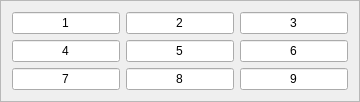
         <widget class="QFrame" name="frame_carre_7">
          <property name="styleSheet">
           <string notr="true"/>
          </property>
          <property name="frameShape">
           <enum>QFrame::StyledPanel</enum>
          </property>
          <property name="frameShadow">
           <enum>QFrame::Raised</enum>
          </property>
          <layout class="QGridLayout" name="gridLayout_27">
           <item row="2" column="0">
            <widget class="QLineEdit" name="l73">
             <property name="text">
              <string>7</string>
             </property>
             <property name="maxLength">
              <number>1</number>
             </property>
             <property name="alignment">
              <set>Qt::AlignCenter</set>
             </property>
            </widget>
           </item>
           <item row="1" column="2">
            <widget class="QLineEdit" name="l66">
             <property name="text">
              <string>6</string>
             </property>
             <property name="maxLength">
              <number>1</number>
             </property>
             <property name="alignment">
              <set>Qt::AlignCenter</set>
             </property>
            </widget>
           </item>
           <item row="2" column="2">
            <widget class="QLineEdit" name="l75">
             <property name="text">
              <string>9</string>
             </property>
             <property name="maxLength">
              <number>1</number>
             </property>
             <property name="alignment">
              <set>Qt::AlignCenter</set>
             </property>
            </widget>
           </item>
           <item row="1" column="1">
            <widget class="QLineEdit" name="l65">
             <property name="text">
              <string>5</string>
             </property>
             <property name="maxLength">
              <number>1</number>
             </property>
             <property name="alignment">
              <set>Qt::AlignCenter</set>
             </property>
            </widget>
           </item>
           <item row="2" column="1">
            <widget class="QLineEdit" name="l74">
             <property name="enabled">
              <bool>true</bool>
             </property>
             <property name="text">
              <string>8</string>
             </property>
             <property name="maxLength">
              <number>1</number>
             </property>
             <property name="alignment">
              <set>Qt::AlignCenter</set>
             </property>
            </widget>
           </item>
           <item row="0" column="0">
            <widget class="QLineEdit" name="l55">
             <property name="text">
              <string>1</string>
             </property>
             <property name="maxLength">
              <number>1</number>
             </property>
             <property name="alignment">
              <set>Qt::AlignCenter</set>
             </property>
            </widget>
           </item>
           <item row="1" column="0">
            <widget class="QLineEdit" name="l64">
             <property name="text">
              <string>4</string>
             </property>
             <property name="maxLength">
              <number>1</number>
             </property>
             <property name="alignment">
              <set>Qt::AlignCenter</set>
             </property>
            </widget>
           </item>
           <item row="0" column="1">
            <widget class="QLineEdit" name="l56">
             <property name="text">
              <string>2</string>
             </property>
             <property name="maxLength">
              <number>1</number>
             </property>
             <property name="alignment">
              <set>Qt::AlignCenter</set>
             </property>
            </widget>
           </item>
           <item row="0" column="2">
            <widget class="QLineEdit" name="l57">
             <property name="text">
              <string>3</string>
             </property>
             <property name="maxLength">
              <number>1</number>
             </property>
             <property name="alignment">
              <set>Qt::AlignCenter</set>
             </property>
            </widget>
           </item>
          </layout>
         </widget>
